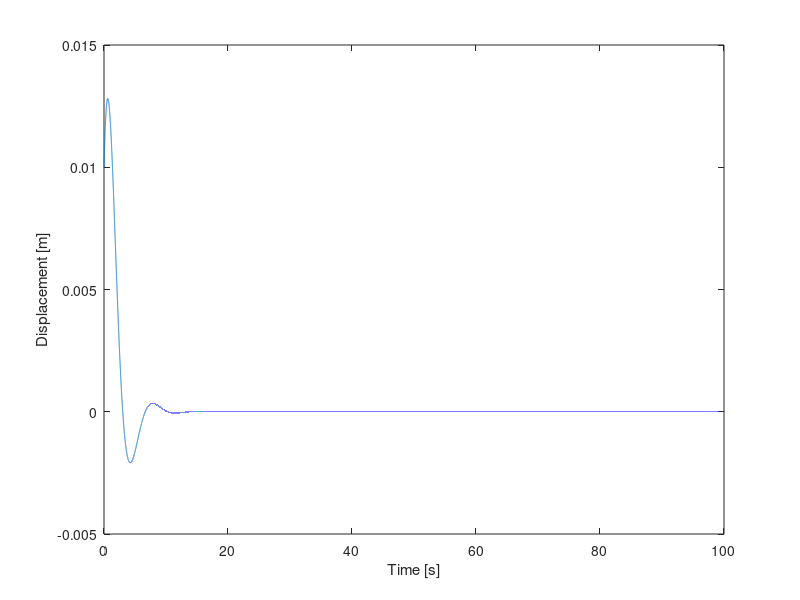
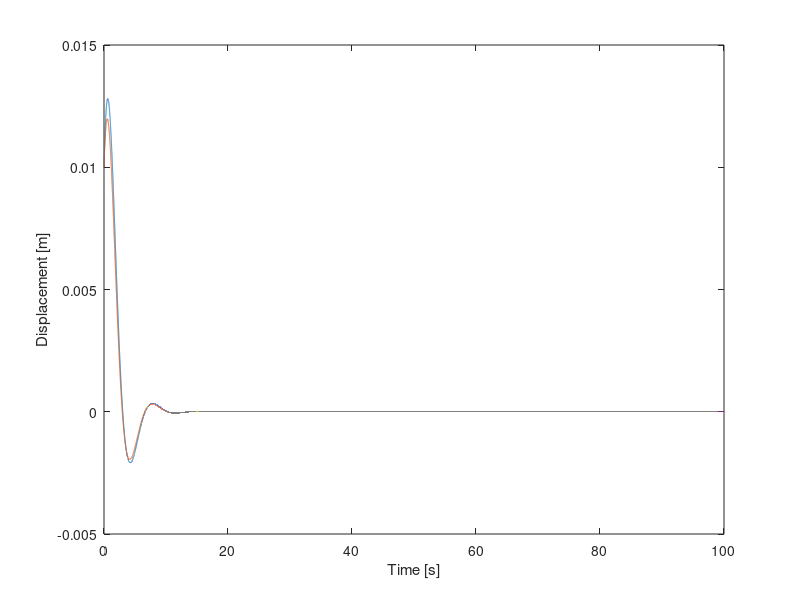
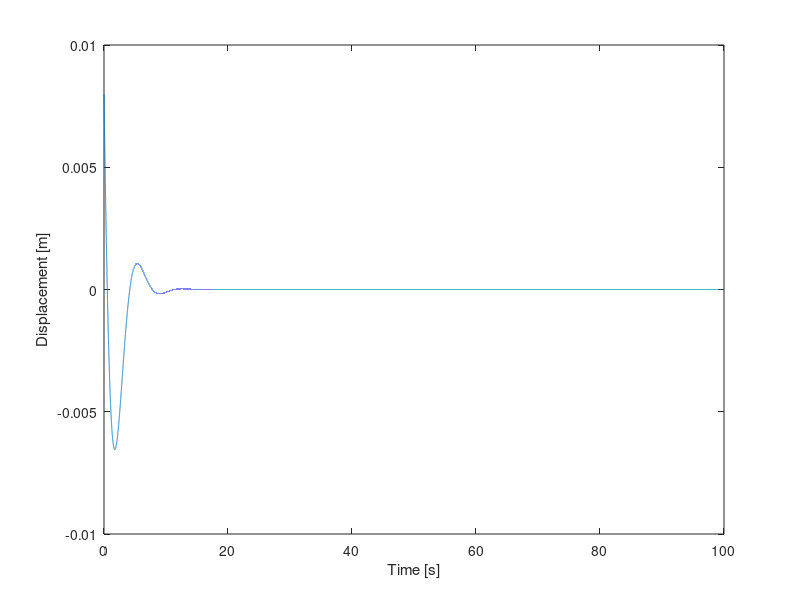
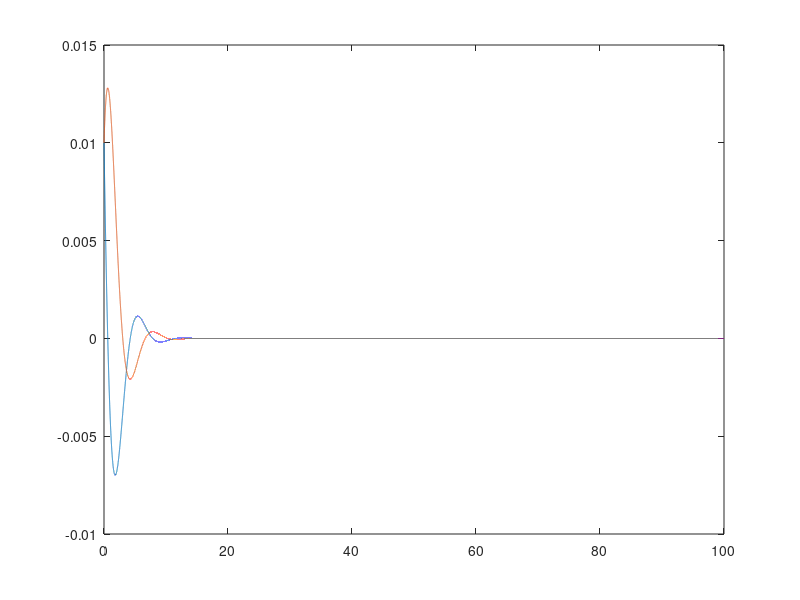

The MATLAB source for these figures, in order:
clc;
clear all;
close all;

R = 1 % kg/s
C = 1; % m/N
m = 1; %kg

x0 = 0.01; % m
v0 = 0.01; % m/s

%% Time Domain
omega_n = sqrt(1/(m*C));
zeta = R/(2*m*omega_n);
omega_d = omega_n*sqrt(1-zeta^2);

N = 100000;
dt = 0.001;
t = (0:N-1).'*dt;

x = (x0*cos(omega_d*t)+(v0+zeta*omega_n*x0)/omega_d*sin(omega_d*t)).*exp(-zeta*omega_n*t);

figure(1);
plot(t,x);
xlabel('Time [s]');
ylabel('Displacement [m]');

%% LaPlace Domain
s = tf('s');

X = x0*(s+zeta*omega_n)/((s+zeta*omega_n)^2 + omega_d^2) + (v0+zeta*omega_n*x0)/omega_d*omega_d^2/((s+zeta*omega_n)^2+omega_d^2);
x_s = impulse(X,t);

V = s*X-x0;
v_s = impulse(V,t)

figure(2)
plot(t,x,t,x_s);
xlabel('Time [s]');
ylabel('Displacement [m]');

figure(3)
plot(t,v_s);
xlabel('Time [s]');
ylabel('Displacement [m]');


%% LaPlace Domain with Impedance Matrices (Admittance)

Z = R + 1/s/C + s*m;
Y = 1/Z  % 1/(m*s_1/s/C+R)

F = -1/C/s*x0 + m*v0;

V = Y*F;
v_s2 = impulse(V,t);

X = V/s + x0/s;
x_s2 = impulse(X,t);

figure (4)
plot(t, v_s2, t, x_s2);

%% LaPlace Domain -> Frequency Domain
% s = j*omega
% freq = 0:0.01:100; % Hz
% omega = 2*pi*freq; % rad/s
omega = 0:0.0001:100; % Hz

Y_omega = 1./(m*(1j*omega) + 1./(1j*omega)/C + R);

figure(6)
plot(omega,abs(Y_omega));
xlabel('Angular Frequency (rad/s)');
ylabel('Admittance Magnitude(m/(s*N))');

figure(7)
subplot(2,1,1);
semilogx(omega,real(Y_omega));
xlabel('Angular Frequency (rad/s)');
ylabel('Admittance Magnitude(m/(s*N))');

subplot(2,1,2);
semilogx(omega,imag(Y_omega));
xlabel('Angular Frequency (rad/s)');
ylabel('Admittance Imag Magnitude(m/(s*N))');

[~,ind_wn] = max(real(Y_omega));
[~,ind_w1] = max(imag(Y_omega));
[~,ind_w2] = min(imag(Y_omega));

omega_n2 = omega(ind_wn);
omega_1 = omega(ind_w1);
omega_2 = omega(ind_w2);

Q = omega_n/(omega_2-omega_1);
zeta = 1/2/Q;



